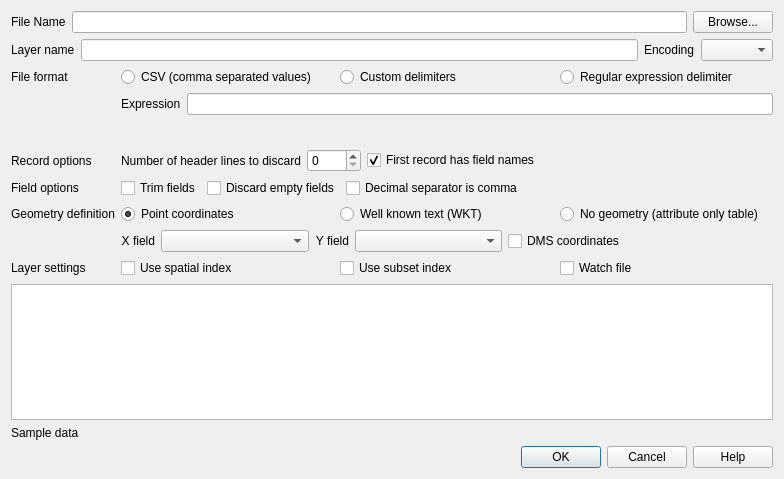
<?xml version="1.0" encoding="UTF-8"?>
<ui version="4.0">
 <class>QgsDelimitedTextSourceSelectBase</class>
 <widget class="QDialog" name="QgsDelimitedTextSourceSelectBase">
  <property name="geometry">
   <rect>
    <x>0</x>
    <y>0</y>
    <width>784</width>
    <height>479</height>
   </rect>
  </property>
  <property name="windowTitle">
   <string>Create a Layer from a Delimited Text File</string>
  </property>
  <property name="windowIcon">
   <iconset>
    <normaloff/>
   </iconset>
  </property>
  <property name="toolTip">
   <string/>
  </property>
  <property name="statusTip">
   <string/>
  </property>
  <property name="whatsThis">
   <string/>
  </property>
  <layout class="QVBoxLayout" name="verticalLayout_7" stretch="0,0,1,0,0">
   <item>
    <widget class="QWidget" name="widget_3" native="true">
     <property name="acceptDrops">
      <bool>true</bool>
     </property>
     <layout class="QVBoxLayout" name="verticalLayout">
      <property name="margin">
       <number>0</number>
      </property>
      <item>
       <layout class="QHBoxLayout" name="horizontalLayout_5">
        <property name="topMargin">
         <number>0</number>
        </property>
        <item>
         <widget class="QLabel" name="textLabelFileName">
          <property name="sizePolicy">
           <sizepolicy hsizetype="Minimum" vsizetype="Minimum">
            <horstretch>0</horstretch>
            <verstretch>0</verstretch>
           </sizepolicy>
          </property>
          <property name="text">
           <string>File Name</string>
          </property>
          <property name="indent">
           <number>0</number>
          </property>
         </widget>
        </item>
        <item>
         <widget class="QLineEdit" name="txtFilePath">
          <property name="toolTip">
           <string>Full path to the delimited text file</string>
          </property>
          <property name="whatsThis">
           <string>Full path to the delimited text file. In order to properly parse the fields in the file, the delimiter must be defined prior to entering the file name. Use the Browse button to the right of this field to choose the input file.</string>
          </property>
          <property name="readOnly">
           <bool>false</bool>
          </property>
         </widget>
        </item>
        <item>
         <widget class="QPushButton" name="btnBrowseForFile">
          <property name="enabled">
           <bool>true</bool>
          </property>
          <property name="maximumSize">
           <size>
            <width>16777215</width>
            <height>16777215</height>
           </size>
          </property>
          <property name="toolTip">
           <string>Browse to find the delimited text file to be processed</string>
          </property>
          <property name="whatsThis">
           <string>Use this button to browse to the location of the delimited text file. This button will not be enabled until a delimiter has been entered in the &lt;i&gt;Delimiter&lt;/i&gt; box. Once a file is chosen, the X and Y field drop-down boxes will be populated with the fields from the delimited text file.</string>
          </property>
          <property name="text">
           <string>Browse...</string>
          </property>
          <property name="flat">
           <bool>false</bool>
          </property>
         </widget>
        </item>
       </layout>
      </item>
      <item>
       <layout class="QHBoxLayout" name="horizontalLayout_6">
        <property name="topMargin">
         <number>0</number>
        </property>
        <item>
         <widget class="QLabel" name="textLabelLayerName">
          <property name="sizePolicy">
           <sizepolicy hsizetype="Minimum" vsizetype="Preferred">
            <horstretch>0</horstretch>
            <verstretch>0</verstretch>
           </sizepolicy>
          </property>
          <property name="text">
           <string>Layer name</string>
          </property>
         </widget>
        </item>
        <item>
         <widget class="QLineEdit" name="txtLayerName">
          <property name="toolTip">
           <string>Name to display in the map legend</string>
          </property>
          <property name="whatsThis">
           <string>Name displayed in the map legend</string>
          </property>
         </widget>
        </item>
        <item>
         <widget class="QLabel" name="lblEncoding">
          <property name="text">
           <string>Encoding</string>
          </property>
         </widget>
        </item>
        <item>
         <widget class="QComboBox" name="cmbEncoding">
          <property name="toolTip">
           <string>Select the file encoding</string>
          </property>
          <property name="statusTip">
           <string>Select the file encoding</string>
          </property>
          <property name="whatsThis">
           <string>Select the file encoding</string>
          </property>
          <property name="insertPolicy">
           <enum>QComboBox::InsertAtTop</enum>
          </property>
         </widget>
        </item>
       </layout>
      </item>
     </layout>
    </widget>
   </item>
   <item>
    <layout class="QGridLayout" name="gridLayout_2">
     <property name="bottomMargin">
      <number>0</number>
     </property>
     <item row="5" column="1">
      <widget class="QStackedWidget" name="swGeomType">
       <property name="currentIndex">
        <number>0</number>
       </property>
       <widget class="QWidget" name="swpGeomXY">
        <layout class="QVBoxLayout" name="verticalLayout_8">
         <property name="margin">
          <number>0</number>
         </property>
         <item>
          <layout class="QHBoxLayout" name="horizontalLayout">
           <item>
            <widget class="QLabel" name="textLabelx">
             <property name="enabled">
              <bool>true</bool>
             </property>
             <property name="text">
              <string>&lt;p align=&quot;right&quot;&gt;X field&lt;/p&gt;</string>
             </property>
            </widget>
           </item>
           <item>
            <widget class="QComboBox" name="cmbXField">
             <property name="enabled">
              <bool>true</bool>
             </property>
             <property name="sizePolicy">
              <sizepolicy hsizetype="Expanding" vsizetype="Fixed">
               <horstretch>0</horstretch>
               <verstretch>0</verstretch>
              </sizepolicy>
             </property>
             <property name="minimumSize">
              <size>
               <width>120</width>
               <height>0</height>
              </size>
             </property>
             <property name="toolTip">
              <string>Name of the field containing x values</string>
             </property>
             <property name="statusTip">
              <string>Name of the field containing x values</string>
             </property>
             <property name="whatsThis">
              <string>Name of the field containing x values</string>
             </property>
             <property name="editable">
              <bool>false</bool>
             </property>
            </widget>
           </item>
           <item>
            <widget class="QLabel" name="textLabely">
             <property name="enabled">
              <bool>true</bool>
             </property>
             <property name="text">
              <string>&lt;p align=&quot;right&quot;&gt;Y field&lt;/p&gt;</string>
             </property>
            </widget>
           </item>
           <item>
            <widget class="QComboBox" name="cmbYField">
             <property name="enabled">
              <bool>true</bool>
             </property>
             <property name="sizePolicy">
              <sizepolicy hsizetype="Expanding" vsizetype="Fixed">
               <horstretch>0</horstretch>
               <verstretch>0</verstretch>
              </sizepolicy>
             </property>
             <property name="minimumSize">
              <size>
               <width>120</width>
               <height>0</height>
              </size>
             </property>
             <property name="toolTip">
              <string>Name of the field containing y values</string>
             </property>
             <property name="statusTip">
              <string>Name of the field containing y values</string>
             </property>
             <property name="whatsThis">
              <string>Name of the field containing y values</string>
             </property>
             <property name="editable">
              <bool>false</bool>
             </property>
            </widget>
           </item>
           <item>
            <widget class="QCheckBox" name="cbxXyDms">
             <property name="toolTip">
              <string>X and Y coordinates are expressed in degrees/minutes/seconds</string>
             </property>
             <property name="statusTip">
              <string>X and Y coordinates are expressed in degrees/minutes/seconds</string>
             </property>
             <property name="whatsThis">
              <string>X and Y coordinates are expressed in degrees/minutes/seconds</string>
             </property>
             <property name="text">
              <string>DMS coordinates</string>
             </property>
            </widget>
           </item>
           <item>
            <spacer name="hspacer4">
             <property name="orientation">
              <enum>Qt::Horizontal</enum>
             </property>
             <property name="sizeHint" stdset="0">
              <size>
               <width>0</width>
               <height>0</height>
              </size>
             </property>
            </spacer>
           </item>
          </layout>
         </item>
        </layout>
       </widget>
       <widget class="QWidget" name="swpGeomWKT">
        <layout class="QVBoxLayout" name="verticalLayout_6">
         <property name="margin">
          <number>0</number>
         </property>
         <item>
          <layout class="QHBoxLayout" name="horizontalLayout_3">
           <property name="topMargin">
            <number>0</number>
           </property>
           <item>
            <widget class="QLabel" name="label_5">
             <property name="text">
              <string>Geometry field</string>
             </property>
            </widget>
           </item>
           <item>
            <widget class="QComboBox" name="cmbWktField">
             <property name="enabled">
              <bool>true</bool>
             </property>
             <property name="sizePolicy">
              <sizepolicy hsizetype="Expanding" vsizetype="Fixed">
               <horstretch>0</horstretch>
               <verstretch>0</verstretch>
              </sizepolicy>
             </property>
             <property name="minimumSize">
              <size>
               <width>120</width>
               <height>0</height>
              </size>
             </property>
             <property name="toolTip">
              <string>Name of the field containing well known text value</string>
             </property>
             <property name="statusTip">
              <string>Name of the field containing well known text value</string>
             </property>
             <property name="whatsThis">
              <string>Name of the field containing well known text value</string>
             </property>
             <property name="editable">
              <bool>false</bool>
             </property>
            </widget>
           </item>
           <item>
            <widget class="QLabel" name="label">
             <property name="enabled">
              <bool>true</bool>
             </property>
             <property name="text">
              <string>Geometry type</string>
             </property>
            </widget>
           </item>
           <item>
            <widget class="QComboBox" name="cmbGeometryType">
             <property name="enabled">
              <bool>true</bool>
             </property>
             <property name="currentIndex">
              <number>0</number>
             </property>
             <item>
              <property name="text">
               <string>Detect</string>
              </property>
             </item>
             <item>
              <property name="text">
               <string>Point</string>
              </property>
             </item>
             <item>
              <property name="text">
               <string>Line</string>
              </property>
             </item>
             <item>
              <property name="text">
               <string>Polygon</string>
              </property>
             </item>
            </widget>
           </item>
           <item>
            <spacer name="hspacer5">
             <property name="orientation">
              <enum>Qt::Horizontal</enum>
             </property>
             <property name="sizeHint" stdset="0">
              <size>
               <width>0</width>
               <height>0</height>
              </size>
             </property>
            </spacer>
           </item>
          </layout>
         </item>
        </layout>
       </widget>
       <widget class="QWidget" name="swpGeomNone"/>
      </widget>
     </item>
     <item row="2" column="0">
      <widget class="QLabel" name="label_2">
       <property name="text">
        <string>Record options</string>
       </property>
      </widget>
     </item>
     <item row="3" column="0">
      <widget class="QLabel" name="label_3">
       <property name="text">
        <string>Field options</string>
       </property>
      </widget>
     </item>
     <item row="0" column="0">
      <widget class="QLabel" name="labelFileFormat">
       <property name="text">
        <string>File format </string>
       </property>
      </widget>
     </item>
     <item row="2" column="1">
      <layout class="QHBoxLayout" name="horizontalLayout_4">
       <property name="rightMargin">
        <number>9</number>
       </property>
       <item>
        <widget class="QLabel" name="label_4">
         <property name="sizePolicy">
          <sizepolicy hsizetype="Minimum" vsizetype="Preferred">
           <horstretch>0</horstretch>
           <verstretch>0</verstretch>
          </sizepolicy>
         </property>
         <property name="text">
          <string>Number of header lines to discard</string>
         </property>
        </widget>
       </item>
       <item>
        <widget class="QSpinBox" name="rowCounter">
         <property name="minimumSize">
          <size>
           <width>0</width>
           <height>0</height>
          </size>
         </property>
         <property name="maximumSize">
          <size>
           <width>16777215</width>
           <height>16777215</height>
          </size>
         </property>
         <property name="toolTip">
          <string>The number of lines to discard from the beginning of the file</string>
         </property>
         <property name="statusTip">
          <string>The number of lines to discard from the beginning of the file</string>
         </property>
         <property name="whatsThis">
          <string>The number of lines to discard from the beginning of the file</string>
         </property>
         <property name="wrapping">
          <bool>false</bool>
         </property>
         <property name="maximum">
          <number>9999</number>
         </property>
         <property name="value">
          <number>0</number>
         </property>
        </widget>
       </item>
       <item>
        <widget class="QCheckBox" name="cbxUseHeader">
         <property name="toolTip">
          <string>Field names are read from the first record. If not selected then fields are numbered</string>
         </property>
         <property name="statusTip">
          <string>Field names are read from the first record. If not selected then fields are numbered</string>
         </property>
         <property name="whatsThis">
          <string>Field names are read from the first record. If not selected then fields are numbered</string>
         </property>
         <property name="text">
          <string>First record has field names</string>
         </property>
         <property name="checked">
          <bool>true</bool>
         </property>
        </widget>
       </item>
       <item>
        <spacer name="horizontalSpacer">
         <property name="orientation">
          <enum>Qt::Horizontal</enum>
         </property>
         <property name="sizeHint" stdset="0">
          <size>
           <width>0</width>
           <height>0</height>
          </size>
         </property>
        </spacer>
       </item>
      </layout>
     </item>
     <item row="0" column="1">
      <layout class="QHBoxLayout" name="horizontalLayout_10">
       <property name="topMargin">
        <number>0</number>
       </property>
       <property name="rightMargin">
        <number>0</number>
       </property>
       <item>
        <widget class="QRadioButton" name="delimiterCSV">
         <property name="toolTip">
          <string>The file is a comma separated value file, fields delimited by commas and quoted by &quot;</string>
         </property>
         <property name="statusTip">
          <string>The file is a comma separated value file, fields delimited by commas and quoted by &quot;</string>
         </property>
         <property name="whatsThis">
          <string>The file is a comma separated value file, fields delimited by commas and quoted by &quot;</string>
         </property>
         <property name="text">
          <string>CSV (comma separated values)</string>
         </property>
         <property name="checked">
          <bool>true</bool>
         </property>
        </widget>
       </item>
       <item>
        <widget class="QRadioButton" name="delimiterChars">
         <property name="toolTip">
          <string>Fields are defined by the specified delimiter, quote, and escape characters</string>
         </property>
         <property name="statusTip">
          <string>Fields are defined by the specified delimiter, quote, and escape characters</string>
         </property>
         <property name="whatsThis">
          <string>Fields are defined by the specified delimiter, quote, and escape characters</string>
         </property>
         <property name="text">
          <string>Custom delimiters</string>
         </property>
         <property name="checked">
          <bool>false</bool>
         </property>
        </widget>
       </item>
       <item>
        <widget class="QRadioButton" name="delimiterRegexp">
         <property name="sizePolicy">
          <sizepolicy hsizetype="Minimum" vsizetype="Minimum">
           <horstretch>0</horstretch>
           <verstretch>0</verstretch>
          </sizepolicy>
         </property>
         <property name="toolTip">
          <string>Each line in the file is split using a regular expression to define the end of each field</string>
         </property>
         <property name="statusTip">
          <string>Each line in the file is split using a regular expression to define the end of each field</string>
         </property>
         <property name="whatsThis">
          <string>Each line in the file is split using a regular expression to define the end of each field</string>
         </property>
         <property name="text">
          <string>Regular expression delimiter</string>
         </property>
        </widget>
       </item>
      </layout>
     </item>
     <item row="6" column="1">
      <layout class="QHBoxLayout" name="horizontalLayout_7">
       <property name="topMargin">
        <number>0</number>
       </property>
       <item>
        <widget class="QCheckBox" name="cbxSpatialIndex">
         <property name="toolTip">
          <string>Use a spatial index to improve performance of displaying and spatially selecting features</string>
         </property>
         <property name="statusTip">
          <string>Use a spatial index to improve performance of displaying and spatially selecting features</string>
         </property>
         <property name="whatsThis">
          <string>Use a spatial index to improve performance of displaying and spatially selecting features</string>
         </property>
         <property name="text">
          <string>Use spatial index</string>
         </property>
        </widget>
       </item>
       <item>
        <widget class="QCheckBox" name="cbxSubsetIndex">
         <property name="toolTip">
          <string>Use an index to improve performance of subset filters (set in layer properties)</string>
         </property>
         <property name="statusTip">
          <string>Use an index to improve performance of subset filters (set in layer properties)</string>
         </property>
         <property name="whatsThis">
          <string>Use an index to improve performance of subset filters (set in layer properties)</string>
         </property>
         <property name="text">
          <string>Use subset index</string>
         </property>
        </widget>
       </item>
       <item>
        <widget class="QCheckBox" name="cbxWatchFile">
         <property name="toolTip">
          <string>Watch for changes to the file by other applications while QGIS is running</string>
         </property>
         <property name="statusTip">
          <string>Watch for changes to the file by other applications while QGIS is running</string>
         </property>
         <property name="whatsThis">
          <string>Watch for changes to the file by other applications while QGIS is running</string>
         </property>
         <property name="text">
          <string>Watch file</string>
         </property>
        </widget>
       </item>
      </layout>
     </item>
     <item row="4" column="0">
      <widget class="QLabel" name="label_8">
       <property name="text">
        <string>Geometry definition</string>
       </property>
      </widget>
     </item>
     <item row="4" column="1">
      <layout class="QHBoxLayout" name="horizontalLayout_11">
       <property name="topMargin">
        <number>0</number>
       </property>
       <item>
        <widget class="QRadioButton" name="geomTypeXY">
         <property name="enabled">
          <bool>true</bool>
         </property>
         <property name="toolTip">
          <string>Geometry is a point defined by X and Y coordinate fields</string>
         </property>
         <property name="statusTip">
          <string>Geometry is a point defined by X and Y coordinate fields</string>
         </property>
         <property name="whatsThis">
          <string>Geometry is a point defined by X and Y coordinate fields</string>
         </property>
         <property name="text">
          <string>Point coordinates</string>
         </property>
         <property name="checked">
          <bool>true</bool>
         </property>
        </widget>
       </item>
       <item>
        <widget class="QRadioButton" name="geomTypeWKT">
         <property name="enabled">
          <bool>true</bool>
         </property>
         <property name="toolTip">
          <string>Geometry is read as a well known text string from the selected fields</string>
         </property>
         <property name="statusTip">
          <string>Geometry is read as a well known text string from the selected fields</string>
         </property>
         <property name="whatsThis">
          <string>Geometry is read as a well known text string from the selected fields</string>
         </property>
         <property name="text">
          <string>Well known text (WKT) </string>
         </property>
        </widget>
       </item>
       <item>
        <widget class="QRadioButton" name="geomTypeNone">
         <property name="toolTip">
          <string>The file contains only attribute information - it will not be displayed on the map</string>
         </property>
         <property name="statusTip">
          <string>The file contains only attribute information - it will not be displayed on the map</string>
         </property>
         <property name="whatsThis">
          <string>The file contains only attribute information - it will not be displayed on the map</string>
         </property>
         <property name="text">
          <string>No geometry (attribute only table)</string>
         </property>
        </widget>
       </item>
      </layout>
     </item>
     <item row="3" column="1">
      <layout class="QHBoxLayout" name="horizontalLayout_2">
       <item>
        <widget class="QCheckBox" name="cbxTrimFields">
         <property name="toolTip">
          <string>Trim leading and trailing spaces from fields</string>
         </property>
         <property name="statusTip">
          <string>Trim leading and trailing spaces from fields</string>
         </property>
         <property name="whatsThis">
          <string>Trim leading and trailing spaces from fields</string>
         </property>
         <property name="text">
          <string>Trim fields</string>
         </property>
        </widget>
       </item>
       <item>
        <widget class="QCheckBox" name="cbxSkipEmptyFields">
         <property name="toolTip">
          <string>Discard empty fields in each record</string>
         </property>
         <property name="statusTip">
          <string>Discard empty fields in each record</string>
         </property>
         <property name="whatsThis">
          <string>Discard empty fields in each record</string>
         </property>
         <property name="text">
          <string>Discard empty fields</string>
         </property>
        </widget>
       </item>
       <item>
        <widget class="QCheckBox" name="cbxPointIsComma">
         <property name="enabled">
          <bool>true</bool>
         </property>
         <property name="toolTip">
          <string>Number fields use comma for a decimal separator</string>
         </property>
         <property name="statusTip">
          <string>Number fields use comma for a decimal separator</string>
         </property>
         <property name="whatsThis">
          <string>Number fields use comma for a decimal separator</string>
         </property>
         <property name="text">
          <string>Decimal separator is comma</string>
         </property>
        </widget>
       </item>
       <item>
        <spacer name="horizontalSpacer_2">
         <property name="orientation">
          <enum>Qt::Horizontal</enum>
         </property>
         <property name="sizeHint" stdset="0">
          <size>
           <width>0</width>
           <height>0</height>
          </size>
         </property>
        </spacer>
       </item>
      </layout>
     </item>
     <item row="1" column="1">
      <widget class="QStackedWidget" name="swFileFormat">
       <property name="currentIndex">
        <number>2</number>
       </property>
       <widget class="QWidget" name="swpCSVOptions">
        <layout class="QVBoxLayout" name="verticalLayout_4"/>
       </widget>
       <widget class="QWidget" name="swpDelimOptions">
        <layout class="QVBoxLayout" name="verticalLayout_5">
         <property name="margin">
          <number>0</number>
         </property>
         <item>
          <widget class="QFrame" name="frameDelimiterCharacters">
           <property name="frameShape">
            <enum>QFrame::Box</enum>
           </property>
           <property name="frameShadow">
            <enum>QFrame::Sunken</enum>
           </property>
           <layout class="QVBoxLayout" name="verticalLayout_3">
            <property name="spacing">
             <number>0</number>
            </property>
            <property name="margin">
             <number>2</number>
            </property>
            <item>
             <layout class="QHBoxLayout" name="layoutDelimChars">
              <property name="topMargin">
               <number>0</number>
              </property>
              <item>
               <widget class="QCheckBox" name="cbxDelimComma">
                <property name="toolTip">
                 <string>Comma character is one of the delimiters</string>
                </property>
                <property name="statusTip">
                 <string>Comma character is one of the delimiters</string>
                </property>
                <property name="whatsThis">
                 <string>Comma character is one of the delimiters</string>
                </property>
                <property name="text">
                 <string>Comma</string>
                </property>
               </widget>
              </item>
              <item>
               <widget class="QCheckBox" name="cbxDelimTab">
                <property name="toolTip">
                 <string>Tab character is one of the delimiters</string>
                </property>
                <property name="statusTip">
                 <string>Tab character is one of the delimiters</string>
                </property>
                <property name="whatsThis">
                 <string>Tab character is one of the delimiters</string>
                </property>
                <property name="text">
                 <string>Tab</string>
                </property>
                <property name="checked">
                 <bool>true</bool>
                </property>
               </widget>
              </item>
              <item>
               <widget class="QCheckBox" name="cbxDelimSpace">
                <property name="toolTip">
                 <string>Space character is one of the delimiters</string>
                </property>
                <property name="statusTip">
                 <string>Space character is one of the delimiters</string>
                </property>
                <property name="whatsThis">
                 <string>Space character is one of the delimiters</string>
                </property>
                <property name="text">
                 <string>Space</string>
                </property>
                <property name="checked">
                 <bool>false</bool>
                </property>
               </widget>
              </item>
              <item>
               <widget class="QCheckBox" name="cbxDelimColon">
                <property name="toolTip">
                 <string>Colon character is one of the delimiters</string>
                </property>
                <property name="statusTip">
                 <string>Colon character is one of the delimiters</string>
                </property>
                <property name="whatsThis">
                 <string>Colon character is one of the delimiters</string>
                </property>
                <property name="text">
                 <string>Colon</string>
                </property>
               </widget>
              </item>
              <item>
               <widget class="QCheckBox" name="cbxDelimSemicolon">
                <property name="toolTip">
                 <string>Semicolon character is one of the delimiters</string>
                </property>
                <property name="statusTip">
                 <string>Semicolon character is one of the delimiters</string>
                </property>
                <property name="whatsThis">
                 <string>Semicolon character is one of the delimiters</string>
                </property>
                <property name="text">
                 <string>Semicolon</string>
                </property>
               </widget>
              </item>
             </layout>
            </item>
            <item>
             <layout class="QHBoxLayout" name="layoutDelimOther">
              <property name="topMargin">
               <number>0</number>
              </property>
              <item>
               <widget class="QLabel" name="labelDelimOther">
                <property name="text">
                 <string>Other delimiters</string>
                </property>
               </widget>
              </item>
              <item>
               <widget class="QLineEdit" name="txtDelimiterOther">
                <property name="enabled">
                 <bool>true</bool>
                </property>
                <property name="sizePolicy">
                 <sizepolicy hsizetype="Expanding" vsizetype="Fixed">
                  <horstretch>0</horstretch>
                  <verstretch>0</verstretch>
                 </sizepolicy>
                </property>
                <property name="maximumSize">
                 <size>
                  <width>32767</width>
                  <height>32767</height>
                 </size>
                </property>
                <property name="toolTip">
                 <string>Delimiters to use when splitting fields in the text file. The delimiter can be more than one character. These characters are used in addition to the comma, tab, space, colon, and semicolon options.</string>
                </property>
                <property name="statusTip">
                 <string>Delimiters to use when splitting fields in the text file. The delimiter can be more than one character. These characters are used in addition to the comma, tab, space, colon, and semicolon options.</string>
                </property>
                <property name="whatsThis">
                 <string>Delimiters to use when splitting fields in the text file. The delimiter can be more than one character. These characters are used in addition to the comma, tab, space, colon, and semicolon options.</string>
                </property>
                <property name="maxLength">
                 <number>10</number>
                </property>
               </widget>
              </item>
              <item>
               <widget class="QLabel" name="labelQuote">
                <property name="text">
                 <string>Quote</string>
                </property>
               </widget>
              </item>
              <item>
               <widget class="QLineEdit" name="txtQuoteChars">
                <property name="toolTip">
                 <string>The quote character(s) enclose fields which may include delimiters and new lines</string>
                </property>
                <property name="statusTip">
                 <string>The quote character(s) enclose fields which may include delimiters and new lines</string>
                </property>
                <property name="whatsThis">
                 <string>The quote character(s) enclose fields which may include delimiters and new lines</string>
                </property>
                <property name="text">
                 <string>&quot;</string>
                </property>
                <property name="maxLength">
                 <number>10</number>
                </property>
               </widget>
              </item>
              <item>
               <widget class="QLabel" name="labelEscape">
                <property name="text">
                 <string>Escape</string>
                </property>
               </widget>
              </item>
              <item>
               <widget class="QLineEdit" name="txtEscapeChars">
                <property name="toolTip">
                 <string>The escape character(s) force the next character to be treated as a normal character (that is not a delimiter, quote, or new line character). If the escape character is the same as a quote character, it only escapes itself and only within quotes.</string>
                </property>
                <property name="statusTip">
                 <string>The escape character(s) force the next character to be treated as a normal character (that is not a delimiter, quote, or new line character). If the escape character is the same as a quote character, it only escapes itself and only within quotes.</string>
                </property>
                <property name="whatsThis">
                 <string>The escape character(s) force the next character to be treated as a normal character (that is not a delimiter, quote, or new line character). If the escape character is the same as a quote character, it only escapes itself and only within quotes.</string>
                </property>
                <property name="text">
                 <string>&quot;</string>
                </property>
                <property name="maxLength">
                 <number>10</number>
                </property>
               </widget>
              </item>
              <item>
               <spacer name="hspacer1">
                <property name="orientation">
                 <enum>Qt::Horizontal</enum>
                </property>
                <property name="sizeHint" stdset="0">
                 <size>
                  <width>0</width>
                  <height>0</height>
                 </size>
                </property>
               </spacer>
              </item>
             </layout>
            </item>
           </layout>
          </widget>
         </item>
        </layout>
       </widget>
       <widget class="QWidget" name="swpRegexpOptions">
        <layout class="QVBoxLayout" name="verticalLayout_9">
         <property name="margin">
          <number>0</number>
         </property>
         <item>
          <layout class="QHBoxLayout" name="horizontalLayout_8" stretch="0,1">
           <item>
            <widget class="QLabel" name="label_7">
             <property name="text">
              <string>Expression</string>
             </property>
            </widget>
           </item>
           <item>
            <widget class="QLineEdit" name="txtDelimiterRegexp">
             <property name="enabled">
              <bool>true</bool>
             </property>
             <property name="sizePolicy">
              <sizepolicy hsizetype="Minimum" vsizetype="Fixed">
               <horstretch>0</horstretch>
               <verstretch>0</verstretch>
              </sizepolicy>
             </property>
             <property name="maximumSize">
              <size>
               <width>32767</width>
               <height>32767</height>
              </size>
             </property>
             <property name="toolTip">
              <string>Regular expression used to split each line into fields</string>
             </property>
             <property name="statusTip">
              <string>Regular expression used to split each line into fields</string>
             </property>
             <property name="whatsThis">
              <string>Regular expression used to split each line into fields</string>
             </property>
            </widget>
           </item>
          </layout>
         </item>
         <item>
          <widget class="QLabel" name="lblRegexpError">
           <property name="styleSheet">
            <string notr="true">color: rgb(255, 0, 0);</string>
           </property>
           <property name="text">
            <string/>
           </property>
          </widget>
         </item>
        </layout>
       </widget>
      </widget>
     </item>
     <item row="6" column="0">
      <widget class="QLabel" name="label_6">
       <property name="text">
        <string>Layer settings</string>
       </property>
      </widget>
     </item>
    </layout>
   </item>
   <item>
    <widget class="QFrame" name="gridFrame_2">
     <layout class="QVBoxLayout" name="verticalLayout_2">
      <property name="spacing">
       <number>3</number>
      </property>
      <property name="margin">
       <number>0</number>
      </property>
      <item>
       <widget class="QTableWidget" name="tblSample"/>
      </item>
     </layout>
    </widget>
   </item>
   <item>
    <widget class="QLabel" name="lblStatus">
     <property name="text">
      <string>Sample data</string>
     </property>
    </widget>
   </item>
   <item>
    <widget class="QDialogButtonBox" name="buttonBox">
     <property name="orientation">
      <enum>Qt::Horizontal</enum>
     </property>
     <property name="standardButtons">
      <set>QDialogButtonBox::Cancel|QDialogButtonBox::Help|QDialogButtonBox::Ok</set>
     </property>
    </widget>
   </item>
  </layout>
 </widget>
 <layoutdefault spacing="6" margin="11"/>
 <tabstops>
  <tabstop>txtFilePath</tabstop>
  <tabstop>btnBrowseForFile</tabstop>
  <tabstop>txtLayerName</tabstop>
  <tabstop>cmbEncoding</tabstop>
  <tabstop>delimiterCSV</tabstop>
  <tabstop>delimiterChars</tabstop>
  <tabstop>delimiterRegexp</tabstop>
  <tabstop>txtDelimiterRegexp</tabstop>
  <tabstop>rowCounter</tabstop>
  <tabstop>cbxUseHeader</tabstop>
  <tabstop>cbxTrimFields</tabstop>
  <tabstop>cbxSkipEmptyFields</tabstop>
  <tabstop>cbxPointIsComma</tabstop>
  <tabstop>geomTypeXY</tabstop>
  <tabstop>geomTypeWKT</tabstop>
  <tabstop>geomTypeNone</tabstop>
  <tabstop>cmbXField</tabstop>
  <tabstop>cmbYField</tabstop>
  <tabstop>cbxXyDms</tabstop>
  <tabstop>cbxSpatialIndex</tabstop>
  <tabstop>cbxSubsetIndex</tabstop>
  <tabstop>cbxWatchFile</tabstop>
  <tabstop>tblSample</tabstop>
  <tabstop>buttonBox</tabstop>
  <tabstop>cbxDelimTab</tabstop>
  <tabstop>cbxDelimSpace</tabstop>
  <tabstop>cbxDelimColon</tabstop>
  <tabstop>cmbWktField</tabstop>
  <tabstop>cmbGeometryType</tabstop>
  <tabstop>cbxDelimSemicolon</tabstop>
  <tabstop>txtDelimiterOther</tabstop>
  <tabstop>txtQuoteChars</tabstop>
  <tabstop>txtEscapeChars</tabstop>
  <tabstop>cbxDelimComma</tabstop>
 </tabstops>
 <resources/>
 <connections>
  <connection>
   <sender>geomTypeNone</sender>
   <signal>toggled(bool)</signal>
   <receiver>cbxSpatialIndex</receiver>
   <slot>setDisabled(bool)</slot>
   <hints>
    <hint type="sourcelabel">
     <x>496</x>
     <y>253</y>
    </hint>
    <hint type="destinationlabel">
     <x>255</x>
     <y>317</y>
    </hint>
   </hints>
  </connection>
 </connections>
</ui>
